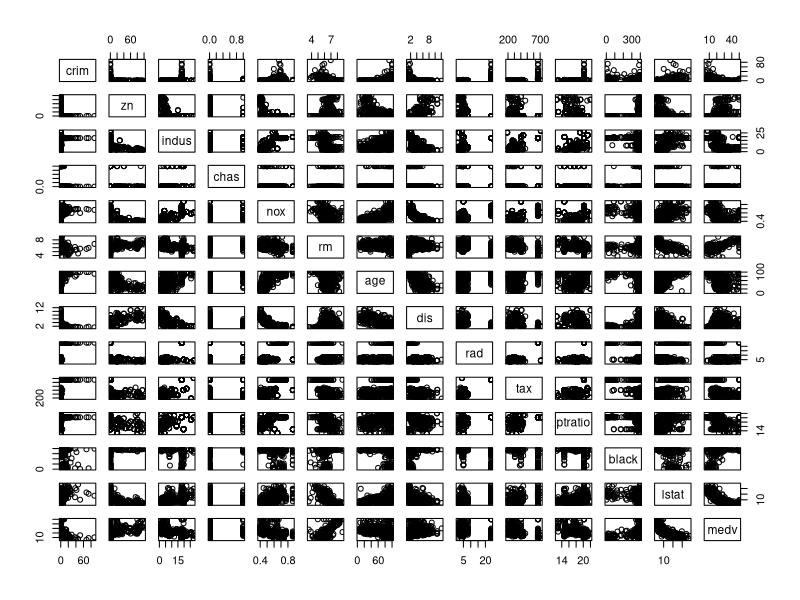
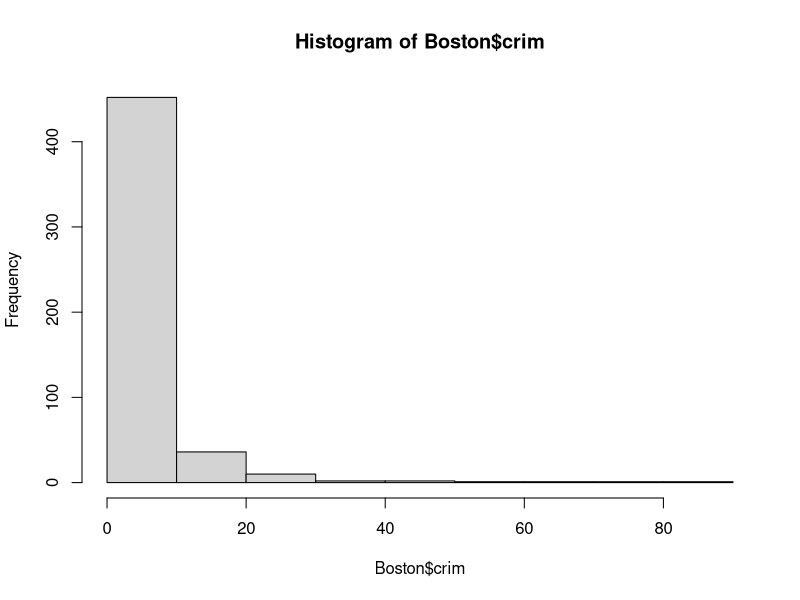
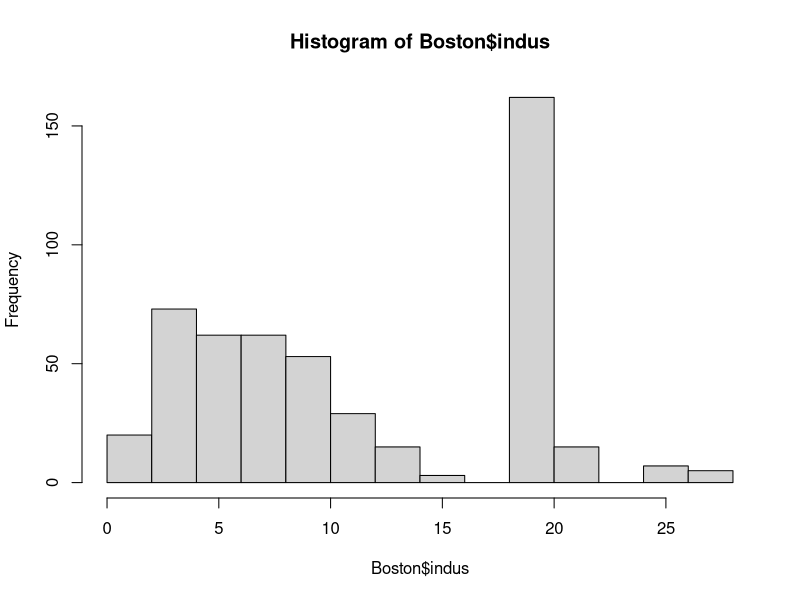
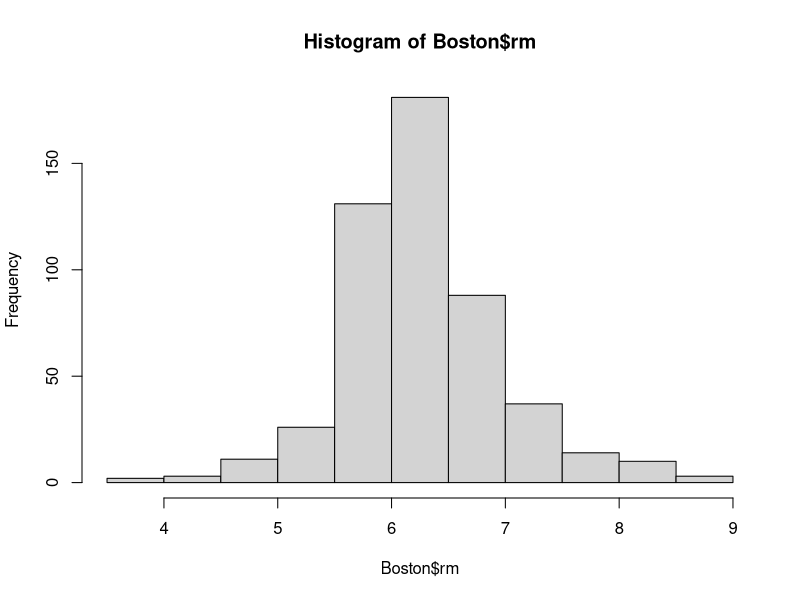
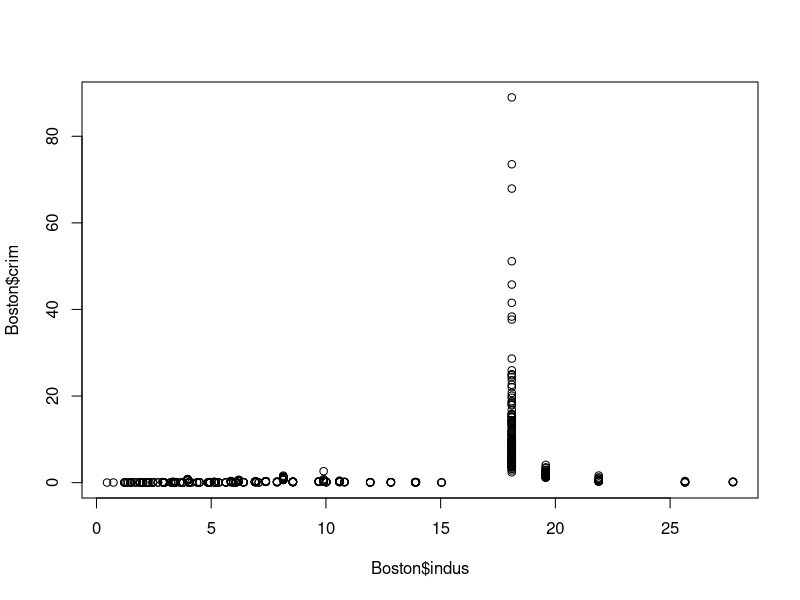
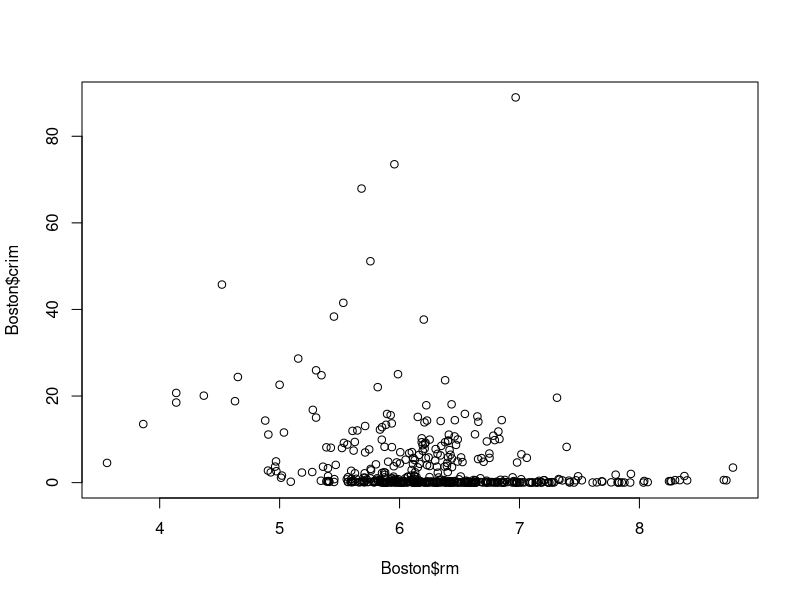
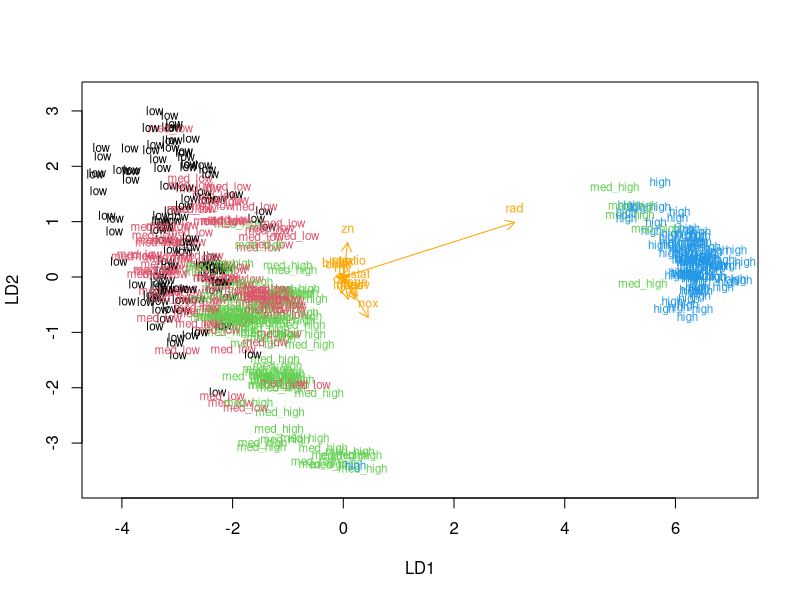
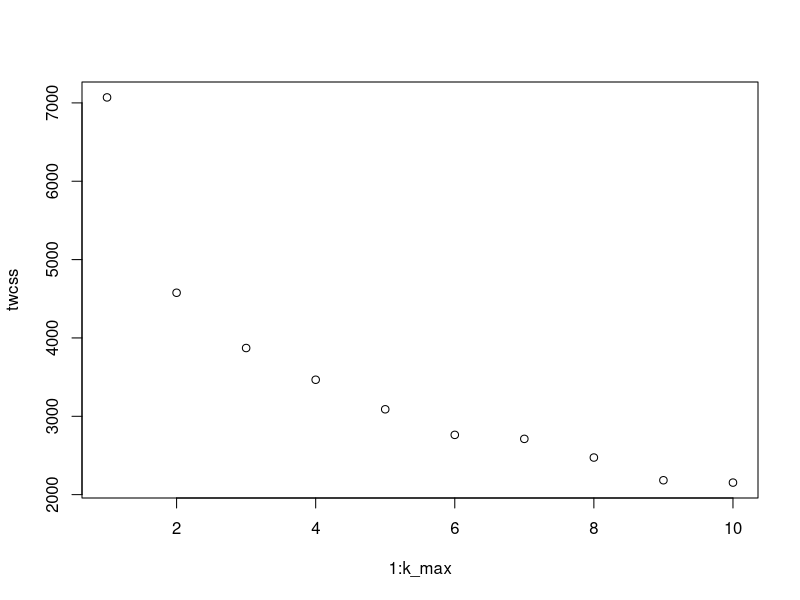

Generate these figures, in order, with R:
## ---- chunk 1
library(MASS)
data(Boston)
str(Boston)
dim(Boston)
## ---- chunk 2
pairs(Boston)
summary(Boston)
hist(Boston$crim)
hist(Boston$indus)
hist(Boston$rm)
plot(Boston$indus, Boston$crim)
plot(Boston$rm, Boston$crim)

## ---- chunk 3
boston_scaled<-scale(Boston)
summary(boston_scaled) #Now the mean of the variables is 0 and standard deviation is 1.
class(boston_scaled)
boston_scaled<-as.data.frame(boston_scaled)
## ---- chunk 4
summary(boston_scaled$crim)
bins<-quantile(boston_scaled$crim)
crime<-cut(boston_scaled$crim,breaks = bins,include.lowest = TRUE,labels = c("low","med_low","med_high", "high"))
table(crime)
library(dplyr)
boston_scaled<-select(boston_scaled, -crim)
boston_scaled<-data.frame(boston_scaled,crime)
## ---- chunk 5
n<-nrow(boston_scaled)
ind<-sample(n,size = n*0.8)
train<-boston_scaled[ind, ]
test<-boston_scaled[-ind, ]
## ---- chunk 6
lda.fit<-lda(crime~.,data=train)
lda.fit
## ---- chunk 7
lda.arrows<-function(x,myscale=1,arrow_heads=0.1, color="orange",tex=0.75,choices=c(1,2)){
  heads<-coef(x)
  arrows(x0=0,y0=0,
         x1=myscale*heads[,choices[1]],
         y1=myscale*heads[,choices[2]],col = color, length = arrow_heads)
  text(myscale*heads[,choices],labels=rownames(heads),
       cex = tex,col = color,pos = 3)
}
classes=as.numeric(train$crime)
plot(lda.fit,dimen=2,col=classes,pch=classes)
lda.arrows(lda.fit,myscale = 1)
## ---- chunk 8
correct_classes<-test$crime #Saving the crime categories from the test set 
test<-select(test, -crime) # Removing crime -variable from test-data
lda.pred<-predict(lda.fit,newdata=test)
table(correct=correct_classes,predicted=lda.pred$class)
## ---- chunk 9
library(MASS)
data(Boston)
head(Boston)
boston_scaled2<-scale(Boston)
boston_scaled2<-as.data.frame(boston_scaled2)
head(boston_scaled2)
## ---- chunk 10
dist_bost<-dist(boston_scaled2)
head(dist_bost)
## ---- chunk 11
set.seed(123)
km_fit<-kmeans(boston_scaled2,3)
km_fit
## ---- chunk 12
k_max<-10
twcss<-sapply(1:k_max,function(k){kmeans(boston_scaled2,k)$tot.withinss})
plot(x=1:k_max,y=twcss)
## ---- chunk 13
km_fit2<-kmeans(boston_scaled2,4)
km_fit2
## ---- chunk 14
pairs(boston_scaled2,col=km_fit2$cluster)
## ---- chunk 15
plot(boston_scaled2$rm,boston_scaled2$crim, col=km_fit2$cluster)
## ---- chunk 16
boston_scaled3<-scale(Boston)
head(boston_scaled3)
boston_scaled3<-as.data.frame(boston_scaled3)
km.fit3<-kmeans(boston_scaled3,4)
lda.fit3<-lda(km.fit3$cluster~.,boston_scaled3)
classes<-as.numeric(km.fit3$cluster)

lda.arrows<-function(x,myscale=1,arrow_heads=0.1, color="orange",tex=0.75,choices=c(1,2)){
  heads<-coef(x)
  arrows(x0=0,y0=0,
         x1=myscale*heads[,choices[1]],
         y1=myscale*heads[,choices[2]],col = color, length = arrow_heads)
  text(myscale*heads[,choices],labels=rownames(heads),
       cex = tex,col = color,pos = 3)
}
plot(lda.fit3,dimen=2,col=classes,pch=classes)
lda.arrows(lda.fit3,myscale = 3)
